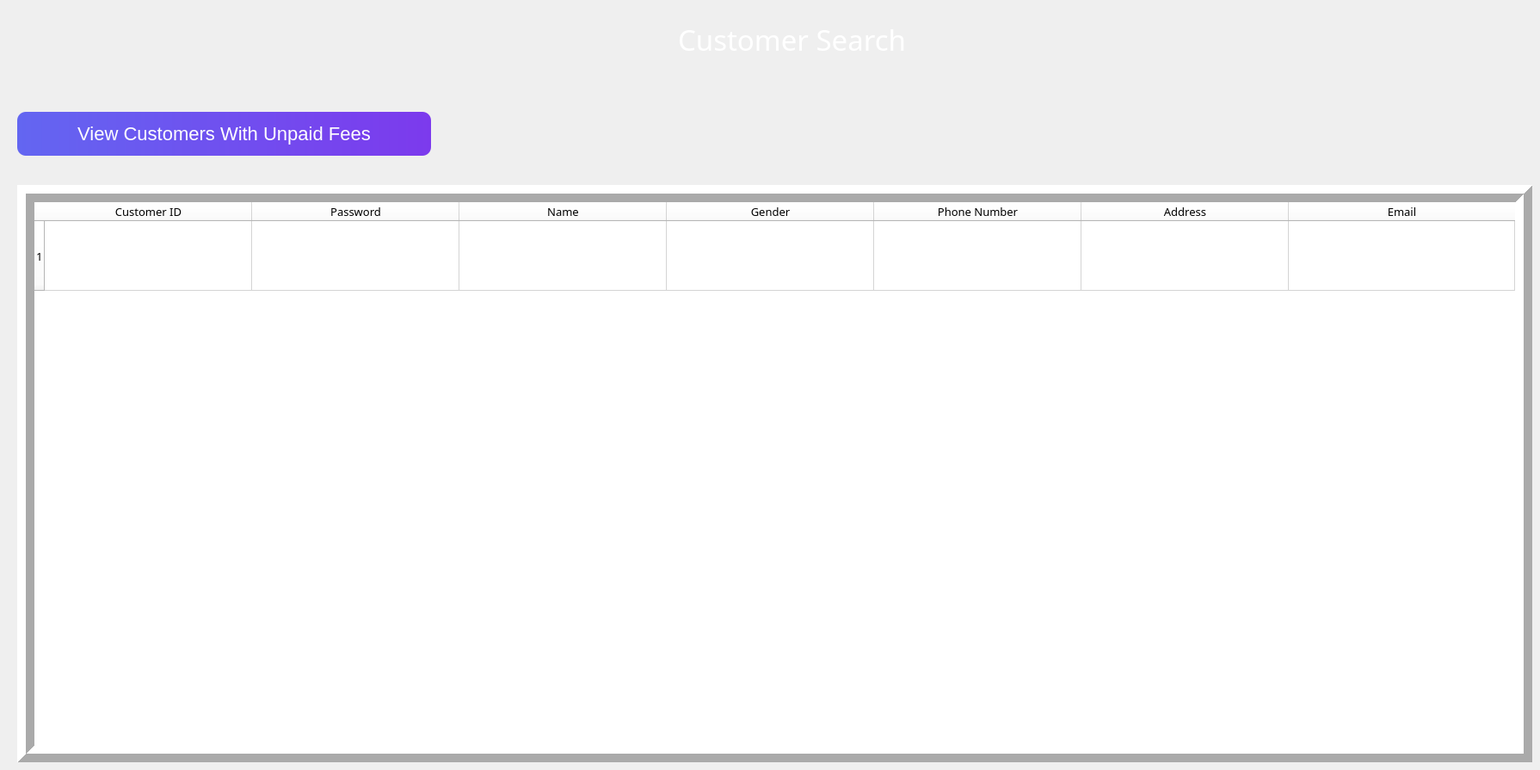
            <widget class="QWidget" name="page_5">
             <widget class="QLabel" name="my_requests_label">
              <property name="geometry">
               <rect>
                <x>650</x>
                <y>0</y>
                <width>461</width>
                <height>91</height>
               </rect>
              </property>
              <property name="font">
               <font>
                <family>8514oem</family>
                <pointsize>25</pointsize>
               </font>
              </property>
              <property name="styleSheet">
               <string notr="true">color: rgb(255, 255, 255);
image: url(:/adminSideBar/icons8-attract-customers-48.png);
padding-right:50px;</string>
              </property>
              <property name="text">
               <string>Customer Search</string>
              </property>
              <property name="alignment">
               <set>Qt::AlignRight|Qt::AlignTrailing|Qt::AlignVCenter</set>
              </property>
             </widget>
             <widget class="QTableWidget" name="requests_table">
              <property name="geometry">
               <rect>
                <x>20</x>
                <y>215</y>
                <width>1761</width>
                <height>671</height>
               </rect>
              </property>
              <property name="sizeIncrement">
               <size>
                <width>0</width>
                <height>0</height>
               </size>
              </property>
              <property name="font">
               <font>
                <family>8514oem</family>
                <pointsize>10</pointsize>
                <weight>50</weight>
                <italic>false</italic>
                <bold>false</bold>
               </font>
              </property>
              <property name="layoutDirection">
               <enum>Qt::LeftToRight</enum>
              </property>
              <property name="autoFillBackground">
               <bool>false</bool>
              </property>
              <property name="styleSheet">
               <string notr="true">QWidget {
	background-color: rgb(255, 255, 255);
	alternate-background-color: rgb(241, 245, 249);
	font: 10pt &quot;8514oem&quot;;
}
QScrollBar:vertical {
	border: none;
    background: #94A3B8;
    width: 14px;
    margin: 15px 0 15px 0;
	border-radius: 0px;
 }

/*  HANDLE BAR VERTICAL */
QScrollBar::handle:vertical {	
	background-color: #E5E7EB;
	min-height: 30px;
	border-radius: 7px;
}
QScrollBar::handle:vertical:hover{	
	background-color: qlineargradient(spread:pad, x1:0, y1:0, x2:1, y2:0, stop:0 #6366F1, stop:1 #7C3AED);
}
QScrollBar::handle:vertical:pressed {	
	background-color: qlineargradient(spread:pad, x1:0, y1:0, x2:1, y2:0, stop:0 #4338CA, stop:1 #5B21B6);
}

/* BTN TOP - SCROLLBAR */
QScrollBar::sub-line:vertical {
	border: none;
	background-color: #94A3B8;
	height: 15px;
	border-top-left-radius: 7px;
	border-top-right-radius: 7px;
	subcontrol-position: top;
	subcontrol-origin: margin;
}
QScrollBar::sub-line:vertical:hover {	
	background-color: rgb(255, 0, 127);
}
QScrollBar::sub-line:vertical:pressed {	
	background-color: rgb(185, 0, 92);
}

/* BTN BOTTOM - SCROLLBAR */
QScrollBar::add-line:vertical {
	border: none;
	background-color:#94A3B8;
	height: 15px;
	border-bottom-left-radius: 7px;
	border-bottom-right-radius: 7px;
	subcontrol-position: bottom;
	subcontrol-origin: margin;
}
QScrollBar::add-line:vertical:hover {	
	background-color: rgb(255, 0, 127);
}
QScrollBar::add-line:vertical:pressed {	
	background-color: rgb(185, 0, 92);
}

/* RESET ARROW */
QScrollBar::up-arrow:vertical, QScrollBar::down-arrow:vertical {
	background: none;
}
QScrollBar::add-page:vertical, QScrollBar::sub-page:vertical {
	background: none;
}
</string>
              </property>
              <property name="frameShape">
               <enum>QFrame::Box</enum>
              </property>
              <property name="frameShadow">
               <enum>QFrame::Raised</enum>
              </property>
              <property name="lineWidth">
               <number>10</number>
              </property>
              <property name="sizeAdjustPolicy">
               <enum>QAbstractScrollArea::AdjustToContents</enum>
              </property>
              <property name="alternatingRowColors">
               <bool>true</bool>
              </property>
              <property name="selectionMode">
               <enum>QAbstractItemView::SingleSelection</enum>
              </property>
              <property name="selectionBehavior">
               <enum>QAbstractItemView::SelectRows</enum>
              </property>
              <property name="iconSize">
               <size>
                <width>0</width>
                <height>0</height>
               </size>
              </property>
              <property name="textElideMode">
               <enum>Qt::ElideLeft</enum>
              </property>
              <property name="sortingEnabled">
               <bool>true</bool>
              </property>
              <property name="rowCount">
               <number>1</number>
              </property>
              <property name="columnCount">
               <number>7</number>
              </property>
              <attribute name="horizontalHeaderCascadingSectionResizes">
               <bool>false</bool>
              </attribute>
              <attribute name="horizontalHeaderDefaultSectionSize">
               <number>241</number>
              </attribute>
              <attribute name="horizontalHeaderMinimumSectionSize">
               <number>26</number>
              </attribute>
              <attribute name="horizontalHeaderShowSortIndicator" stdset="0">
               <bool>true</bool>
              </attribute>
              <attribute name="horizontalHeaderStretchLastSection">
               <bool>true</bool>
              </attribute>
              <attribute name="verticalHeaderDefaultSectionSize">
               <number>81</number>
              </attribute>
              <attribute name="verticalHeaderShowSortIndicator" stdset="0">
               <bool>true</bool>
              </attribute>
              <attribute name="verticalHeaderStretchLastSection">
               <bool>false</bool>
              </attribute>
              <row/>
              <column>
               <property name="text">
                <string>Customer ID</string>
               </property>
              </column>
              <column>
               <property name="text">
                <string>Password</string>
               </property>
              </column>
              <column>
               <property name="text">
                <string>Name</string>
               </property>
              </column>
              <column>
               <property name="text">
                <string>Gender</string>
               </property>
              </column>
              <column>
               <property name="text">
                <string>Phone Number</string>
               </property>
              </column>
              <column>
               <property name="text">
                <string>Address</string>
               </property>
              </column>
              <column>
               <property name="text">
                <string>Email</string>
               </property>
              </column>
             </widget>
             <widget class="QPushButton" name="view_requests_button">
              <property name="geometry">
               <rect>
                <x>20</x>
                <y>130</y>
                <width>481</width>
                <height>51</height>
               </rect>
              </property>
              <property name="font">
               <font>
                <pointsize>-1</pointsize>
                <weight>50</weight>
                <italic>false</italic>
                <bold>false</bold>
               </font>
              </property>
              <property name="toolTipDuration">
               <number>0</number>
              </property>
              <property name="styleSheet">
               <string notr="true">QPushButton {
	border-top-right-radius: 10px;
	border-top-left-radius: 10px;
	border-bottom-right-radius: 10px;
	border-bottom-left-radius: 10px;
	background-color: qlineargradient(spread:pad, x1:0, y1:0, x2:1, y2:0, stop:0 #6366F1, stop:1#7C3AED);
	font: 22px;
	color: rgb(255, 255, 255);
}

QPushButton:hover {
	background-color: qlineargradient(spread:pad, x1:0, y1:0, x2:1, y2:0, stop:0 #3730A3
, stop:1 #5B21B6);
}

QPushButton:pressed {
	background-color: qlineargradient(spread:pad, x1:0, y1:0, x2:1, y2:0, stop:0 #3730A3
, stop:1 #5B21B6);
	padding-left: 5px;
	padding-top: 5px;
}</string>
              </property>
              <property name="text">
               <string>View Customers With Unpaid Fees</string>
              </property>
             </widget>
            </widget>
